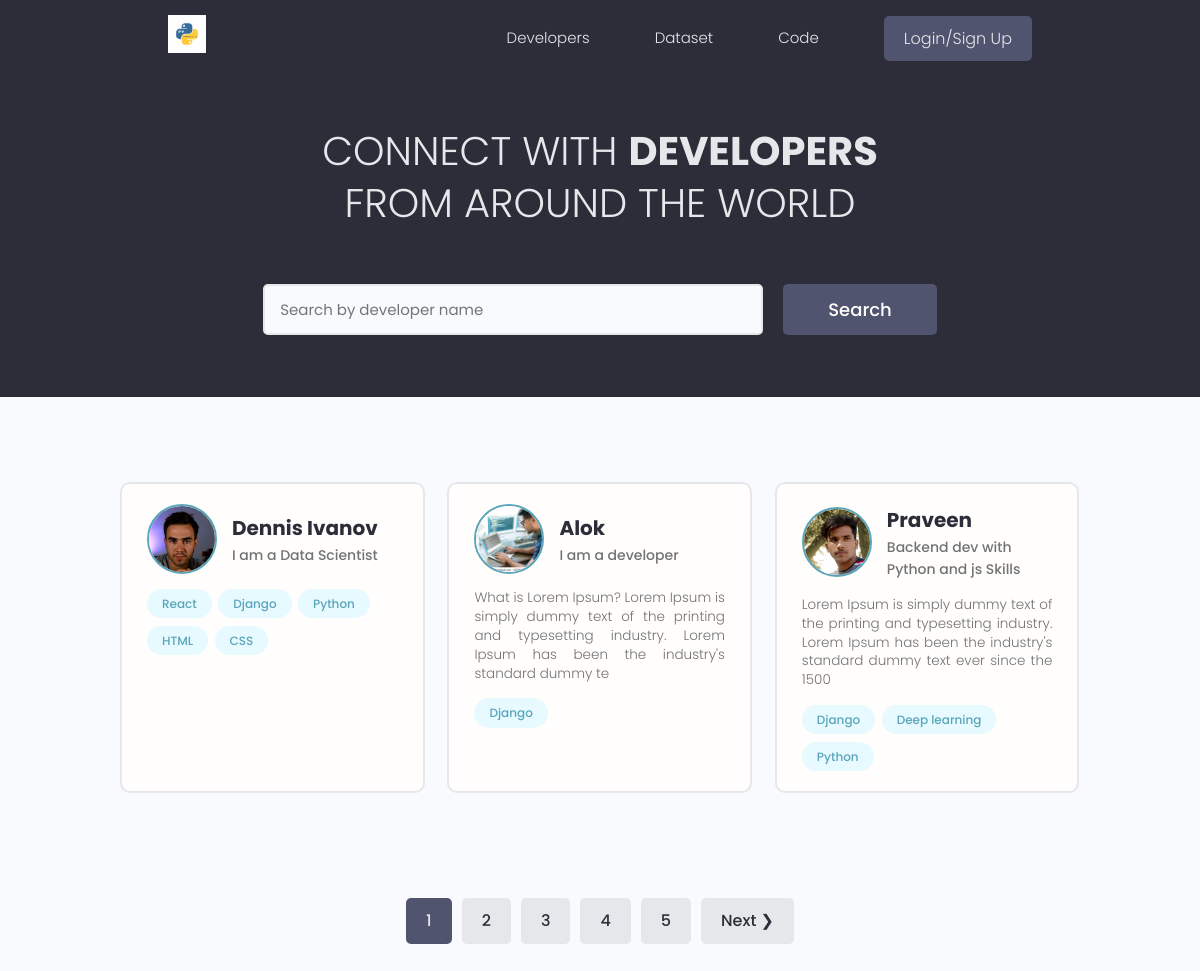
The page / on the database its author committed.
### users/models.py (models this page shows, shortened)
class Profile(models.Model):
    user = models.OneToOneField(
        User, on_delete=models.CASCADE, null=True, blank=True)
    name = models.CharField(max_length=200, blank=True, null=True)
    email = models.EmailField(max_length=500, blank=True, null=True)
    username = models.CharField(max_length=200, blank=True, null=True)
    location = models.CharField(max_length=200, blank=True, null=True)
    short_intro = models.CharField(max_length=200, blank=True, null=True)
    bio = models.TextField(blank=True, null=True)
    profile_image = models.ImageField(
        null=True, blank=True, upload_to='profiles/', default="profiles/user-default.png")
    social_github = models.CharField(max_length=200, blank=True, null=True)
    social_twitter = models.CharField(max_length=200, blank=True, null=True)
    social_linkedin = models.CharField(max_length=200, blank=True, null=True)
    social_youtube = models.CharField(max_length=200, blank=True, null=True)
    social_website = models.CharField(max_length=200, blank=True, null=True)
    created = models.DateTimeField(auto_now_add=True)
    id = models.UUIDField(default=uuid.uuid4, unique=True,
                          primary_key=True, editable=False)
    class Meta:
        ordering = ['created']
    @property
    def imageURL(self):
        try:
            url = self.profile_image.url
        except:
            url = ''
        return url

class Skill(models.Model):
    owner = models.ForeignKey(
        Profile, on_delete=models.CASCADE, null=True, blank=True)
    name = models.CharField(max_length=200, blank=True, null=True)
    description = models.TextField(null=True, blank=True)
    created = models.DateTimeField(auto_now_add=True)
    id = models.UUIDField(default=uuid.uuid4, unique=True,
                          primary_key=True, editable=False)
    def __str__(self):
        return str(self.name)

### users/views.py (the view)
# urls.py: path('', views.profiles, name="profiles"),
def profiles(request):
    profiles, search_query = searchProfiles(request)
    custom_range, profiles = paginateProfiles(request, profiles, 3)
    context = {'profiles': profiles, 'search_query': search_query,
               'custom_range': custom_range}
    return render(request, 'users/profiles.html', context)

### users/utils.py (called while the page is built)
def paginateProfiles(request, profiles, results):
    page = request.GET.get('page')
    paginator = Paginator(profiles, results)
    try:
        profiles = paginator.page(page)
    except PageNotAnInteger:
        page = 1
        profiles = paginator.page(page)
    except EmptyPage:
        page = paginator.num_pages
        profiles = paginator.page(page)
    leftIndex = (int(page) - 4)
    if leftIndex < 1:
        leftIndex = 1
    rightIndex = (int(page) + 5)
    if rightIndex > paginator.num_pages:
        rightIndex = paginator.num_pages + 1
    custom_range = range(leftIndex, rightIndex)
    return custom_range, profiles

def searchProfiles(request):
    search_query = ''
    if request.GET.get('search_query'):
        search_query = request.GET.get('search_query')
    skills = Skill.objects.filter(name__icontains=search_query)
    profiles = Profile.objects.distinct().filter(
        Q(name__icontains=search_query) |
        Q(short_intro__icontains=search_query) |
        Q(skill__in=skills)
    )
    return profiles, search_query

### users/templates/users/profiles.html (shortened to what this page needs)
{% extends 'main.html' %}
{% block content %}
<main class="home">
    <section class="hero-section text-center">
        <div class="container container--narrow">
            <div class="hero-section__box">
                <h2>CONNECT WITH <span>DEVELOPERS</span></h2>
                <h2>FROM AROUND THE WORLD</h2>
            </div>
            <div class="hero-section__search">
                <form id="searchForm" class="form" action="{% url 'profiles' %}" method="get">
                    <div class="form__field">
                        <input class="input input--text" id="formInput#search" type="text" name="search_query"
                            value="{{search_query}}" placeholder="Search by developer name" />
                    </div>
                    <input class="btn btn--sub btn--lg" type="submit" value="Search" />
                </form>
            </div>
        </div>
    </section>
    <section class="devlist">
        <div class="container">
            <div class="grid grid--three">
                {% for profile in profiles %}
                <div class="column card">
                    <div class="dev">
                        <a href="{% url 'user-profile' profile.id %}" class="card__body">
                            <div class="dev__profile">
                                <img class="avatar avatar--md" src="{{ profile.imageURL }}" alt="image" />
                                <div class="dev__meta">
                                    <h3>{{profile.name}}</h3>
                                    <h5>{{profile.short_intro|slice:"60"}}</h5>
                                </div>
                            </div>
                            <p class="dev__info">{{profile.bio|slice:"150"}}</p>
                            <div class="dev__skills">
                                {% for skill in profile.skill_set.all|slice:"5" %}
                                <span class="tag tag--pill tag--main">
                                    <small>{{skill}}</small>
                                </span>
                                {% endfor %}
                            </div>
                        </a>
                    </div>
                </div>
                {% endfor %}
            </div>
        </div>
    </section>
    {% include 'pagination.html' with queryset=profiles custom_range=custom_range %}
</main>
{% endblock content %}

### static/styles/app.css (style rules this page uses)
:root { --color-sub: #2d2d39; }
.btn--sub { background-color: var(--color-sub-light); }
.card { border: 2px solid var(--color-light); }
img { width: 100%; }
.hero-section { height: 40vh; display: flex; align-items: center; background-color: var(--color-sub); }
.hero-section__box { margin-bottom: 4rem; }
.hero-section__box > h2, .hero-section__box > h2 > span { font-size: 4rem; color: var(--color-light); line-height: 1.3; text-transform: uppercase; }
.hero-section__box > h2 { font-weight: 300; }
.hero-section__box > h2 > span { font-weight: 700; }
.hero-section__search > .form { display: flex; align-items: center; justify-content: center; gap: 2rem; }
.hero-section__search > .form input.input--text { width: 50rem; }
.devlist { margin-top: 8rem; }
.devlist .grid { align-items: stretch; }
.devlist .dev .dev__profile { display: flex; align-items: center; gap: 1.5rem; }
.devlist .dev .dev__meta h3 { color: var(--color-sub); font-size: 2rem; font-weight: 700; }
.devlist .dev .dev__meta h5 { color: var(--color-text); font-size: 1.4rem; font-weight: 500; }
.devlist .dev .dev__info { margin: 1.5rem 0; font-size: 1.35rem; line-height: 1.4; text-align: justify; }

### static/uikit/styles/modules/_variables.css (style rules this page uses)
:root { --color-main: #5aa5b9; --color-main-light: #e6faff; --color-sub: #3f4156; --color-sub-light: #51546e; --color-sub-lighter: #ededfd; --color-text: #737373; --color-gray: #8b8b8b; --color-light: #e5e7eb; --color-light-gray: #767676; --color-bg: #f8fafd; --color-white: #fffefd; --color-white-light: #f3f3f3; --color-success: #359e64; --color-success-bg: #def8e8; --color-error: #fc4b0b; --color-error-bg: #fff2ee; --font-base: 'Poppins', arial, helvetica, 'Segoe UI', roboto, ubuntu, sans-serif; --font-monospace: 'Fira Code', 'Courier New', courier, monospace; --font-regular: 300; --font-medium: 500; --font-bold: 700; --generic-shadow: 1px 1px 5px #00000010; --generic-transition: all 0.3s ease-in-out; }

### static/uikit/styles/modules/_base.css (style rules this page uses)
* { margin: 0; padding: 0; box-sizing: border-box; text-rendering: optimizeLegibility; color: inherit; font-size: inherit; }
html { font-size: 50%; }
@media only screen and (min-width: 480px) { html { font-size: 56.25%; } }
@media only screen and (min-width: 1200px) { html { font-size: 62.5%; } }
body { line-height: 1.6; font-weight: 400; font-size: 1.5rem; color: var(--color-text); background-color: var(--color-bg); min-height: 100vh; }

### static/uikit/styles/modules/_typography.css (style rules this page uses)
* { font-family: var(--font-base); }
h2 { font-size: 3.6rem; font-weight: var(--font-bold); }
h3 { font-size: 3.2rem; font-weight: var(--font-medium); }
h5 { font-size: 2.4rem; font-weight: var(--font-medium); }
h5, h6 { font-weight: var(--font-regular); }
p, span, strong { font-size: 1.6rem; color: var(--color-text); font-weight: var(--font-regular); }
a { padding-bottom: 2px; text-decoration: none; display: inline-block; color: var(--color-main); font-weight: var(--font-medium); }

### static/uikit/styles/modules/_utilities.css (style rules this page uses)
.container { width: 92%; max-width: 165rem; margin: 0 auto; box-sizing: border-box; }
.container--narrow { width: 92%; max-width: 120rem; }
@media screen and (min-width: 1000px) { .container { width: 90%; } }
@media screen and (min-width: 1000px) { .container--narrow { width: 85%; } }
@media screen and (min-width: 1200px) { .container { width: 80%; } }
@media screen and (min-width: 1200px) { .container--narrow { width: 72%; } }
.text-center { text-align: center; }

### static/uikit/styles/modules/_avatar.css (style rules this page uses)
.avatar { border-radius: 50%; border: 2px solid var(--color-main); object-fit: cover; }
.avatar--md { height: 7rem; width: 7rem; }

### static/uikit/styles/modules/_button.css (style rules this page uses)
.btn { display: inline-block; position: relative; cursor: pointer; background-color: var(--color-light); font-weight: var(--font-medium); color: var(--color-sub); text-decoration: none; padding: 1rem 2rem; border-radius: 0.5rem; border: none; width: -webkit-fit-content; width: -moz-fit-content; width: fit-content; height: -webkit-fit-content; height: -moz-fit-content; height: fit-content; font-size: 1.6rem; outline-width: 0; outline-color: transparent; -webkit-backface-visibility: hidden; backface-visibility: hidden; transition: all 0.3s ease-in-out; }
.btn--sub { background-color: var(--color-sub); color: var(--color-white); }
.btn--lg { font-size: 1.8rem; padding: 1.2rem 4.5rem; }

### static/uikit/styles/modules/_card.css (style rules this page uses)
.card { border-radius: 1rem; background-color: var(--color-white); border: 1.5px solid var(--color-light); width: auto; height: auto; margin-top: 0.5rem; margin-bottom: 0.5rem; overflow: hidden; }
.card__body, .card__header { padding: 2rem 2.5rem; }

### rows shown on the page
Profile: imageURL (picture), name "Dennis Ivanov", short_intro "I am a Data Scientist"
Skill: name "React"
Skill: name "Django"
Skill: name "Python"
Skill: name "HTML"
Skill: name "CSS"
Profile: imageURL (picture), name "Alok", short_intro "I am a developer", bio "What is Lorem Ipsum? Lorem Ipsum is simply dummy text of the printing and typesetting industry. Lorem Ipsum has been the industry's standard dummy te"
Skill: name "Django"
Profile: imageURL (picture), name "Praveen", short_intro "Backend dev with Python and js Skills", bio "Lorem Ipsum is simply dummy text of the printing and typesetting industry. Lorem Ipsum has been the industry's standard dummy text ever since the 1500"
Skill: name "Django"
Skill: name "Deep learning"
Skill: name "Python"

### other values the page prints
{{ page }} "1"
{{ page }} "2" "3" "4" "5"
